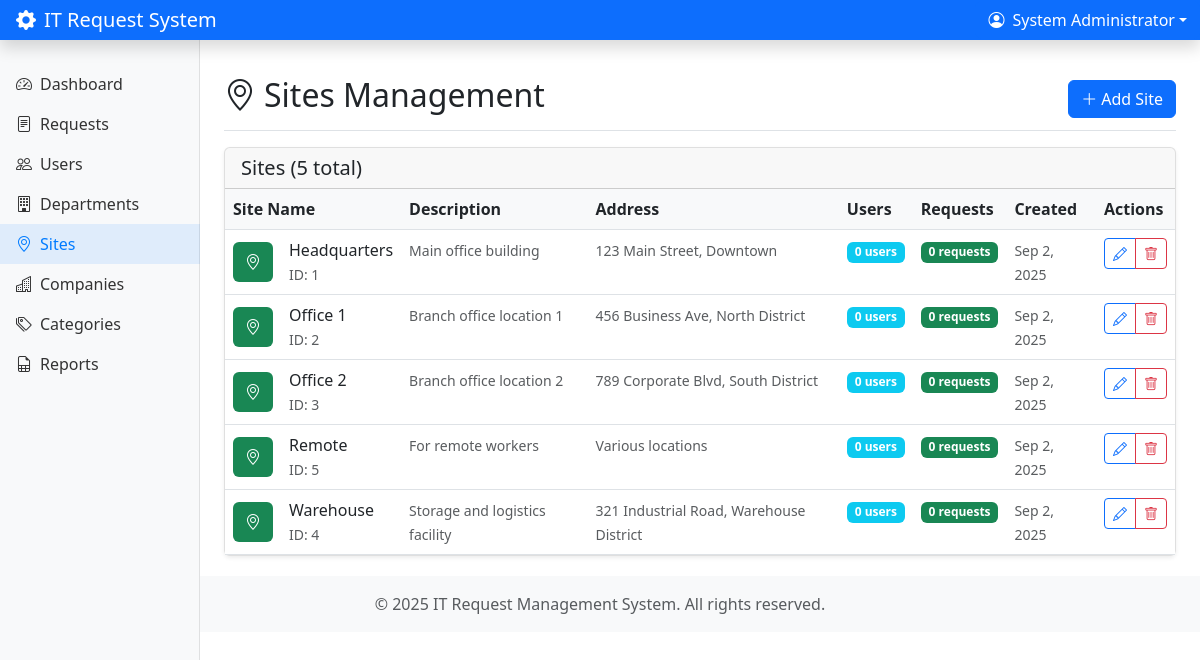
/sites/index.php (signed in), run on the app's committed database.
### tables this page shows
CREATE TABLE `sites` (
  `id` int(11) NOT NULL AUTO_INCREMENT,
  `name` varchar(255) NOT NULL,
  `description` text,
  `address` text,
  `created_at` timestamp NOT NULL DEFAULT current_timestamp(),
  `updated_at` timestamp NOT NULL DEFAULT current_timestamp() ON UPDATE current_timestamp(),
  PRIMARY KEY (`id`),
  UNIQUE KEY `name` (`name`)
);

### config/db.php (called while the page is built, shortened)
<?php
function executeQuery($pdo, $query, $params = []) {
    try {
        $stmt = $pdo->prepare($query);
        $stmt->execute($params);
        return $stmt;
    } catch(PDOException $e) {
        error_log("Database error: " . $e->getMessage());
        return false;
    }
}
function fetchAll($pdo, $query, $params = []) {
    $stmt = executeQuery($pdo, $query, $params);
    return $stmt ? $stmt->fetchAll() : [];
}
?>

### sites/index.php (the view, shortened to what this page needs)
<?php
require_once '../config/db.php';
$sites = fetchAll($pdo, "
    SELECT s.*,
           COUNT(DISTINCT u.id) as user_count,
           COUNT(DISTINCT r.id) as request_count
    FROM sites s
    LEFT JOIN users u ON s.id = u.site_id
    LEFT JOIN requests r ON s.id = r.site_id
    GROUP BY s.id
    ORDER BY s.name
");
include '../includes/header.php';
?>
<div class="d-flex justify-content-between flex-wrap flex-md-nowrap align-items-center pt-3 pb-2 mb-3 border-bottom">
    <h1 class="h2">
        <i class="bi bi-geo-alt me-2"></i>Sites Management
    </h1>
    <div class="btn-toolbar mb-2 mb-md-0">
        <button type="button" class="btn btn-primary" data-bs-toggle="modal" data-bs-target="#siteModal" onclick="openCreateModal()">
            <i class="bi bi-plus-lg me-1"></i>Add Site
        </button>
    </div>
</div>
<div class="card">
    <div class="card-header">
        <h5 class="card-title mb-0">
            Sites (<?php echo count($sites); ?> total)
        </h5>
    </div>
    <div class="card-body p-0">
        <?php if (empty($sites)): ?>
            <div class="text-center py-5">
                <i class="bi bi-geo-alt display-1 text-muted"></i>
                <h4 class="mt-3">No sites found</h4>
                <p class="text-muted">Create your first site to get started.</p>
                <button type="button" class="btn btn-primary" data-bs-toggle="modal" data-bs-target="#siteModal" onclick="openCreateModal()">
                    <i class="bi bi-plus-lg me-1"></i>Add Site
                </button>
            </div>
        <?php else: ?>
            <div class="table-responsive">
                <table class="table table-hover mb-0">
                    <thead>
                        <tr>
                            <th>Site Name</th>
                            <th>Description</th>
                            <th>Address</th>
                            <th>Users</th>
                            <th>Requests</th>
                            <th>Created</th>
                            <th>Actions</th>
                        </tr>
                    </thead>
                    <tbody>
                        <?php foreach ($sites as $site): ?>
                            <tr>
                                <td>
                                    <div class="d-flex align-items-center">
                                        <div class="avatar-sm bg-success text-white rounded d-flex align-items-center justify-content-center me-3">
                                            <i class="bi bi-geo-alt"></i>
                                        </div>
                                        <div>
                                            <div class="fw-medium"><?php echo htmlspecialchars($site['name']); ?></div>
                                            <small class="text-muted">ID: <?php echo $site['id']; ?></small>
                                        </div>
                                    </div>
                                </td>
                                <td>
                                    <?php if ($site['description']): ?>
                                        <small class="text-muted"><?php echo htmlspecialchars(substr($site['description'], 0, 100)); ?>
                                        <?php if (strlen($site['description']) > 100) echo '...'; ?></small>
                                    <?php else: ?>
                                        <small class="text-muted fst-italic">No description</small>
                                    <?php endif; ?>
                                </td>
                                <td>
                                    <?php if ($site['address']): ?>
                                        <small class="text-muted"><?php echo htmlspecialchars(substr($site['address'], 0, 80)); ?>
                                        <?php if (strlen($site['address']) > 80) echo '...'; ?></small>
                                    <?php else: ?>
                                        <small class="text-muted fst-italic">No address</small>
                                    <?php endif; ?>
                                </td>
                                <td>
                                    <span class="badge bg-info"><?php echo $site['user_count']; ?> users</span>
                                </td>
                                <td>
                                    <span class="badge bg-success"><?php echo $site['request_count']; ?> requests</span>
                                </td>
                                <td>
                                    <small class="text-muted">
                                        <?php echo date('M j, Y', strtotime($site['created_at'])); ?>
                                    </small>
                                </td>
                                <td>
                                    <div class="btn-group btn-group-sm">
                                        <button type="button" class="btn btn-outline-primary"
                                                onclick="openEditModal(<?php echo htmlspecialchars(json_encode($site)); ?>)"
                                                title="Edit">
                                            <i class="bi bi-pencil"></i>
                                        </button>
                                        <?php if ($site['user_count'] == 0 && $site['request_count'] == 0): ?>
                                            <button type="button" class="btn btn-outline-danger"
                                                    onclick="deleteSite(<?php echo $site['id']; ?>, '<?php echo htmlspecialchars($site['name']); ?>')"
                                                    title="Delete">
                                                <i class="bi bi-trash"></i>
                                            </button>
                                        <?php endif; ?>
                                    </div>
                                </td>
                            </tr>
                        <?php endforeach; ?>
                    </tbody>
                </table>
            </div>
        <?php endif; ?>
    </div>
</div>
<?php include '../includes/footer.php'; ?>

### includes/header.php (style rules this page uses)
.card { box-shadow: 0 0.125rem 0.25rem rgba(0, 0, 0, 0.075); border: 1px solid rgba(0, 0, 0, 0.125); }
.table th { border-top: none; font-weight: 600; background-color: #f8f9fa; }

### sites/index.php (style rules this page uses)
.avatar-sm { width: 40px; height: 40px; font-size: 1rem; }

### data on the page
sites: name "Headquarters", id "1", description "Main office building", address "123 Main Street, Downtown", user_count "0", request_count "0", created_at "Sep 2, 2025"
sites: name "Office 1", id "2", description "Branch office location 1", address "456 Business Ave, North District", user_count "0", request_count "0", created_at "Sep 2, 2025"
sites: name "Office 2", id "3", description "Branch office location 2", address "789 Corporate Blvd, South District", user_count "0", request_count "0", created_at "Sep 2, 2025"
sites: name "Remote", id "5", description "For remote workers", address "Various locations", user_count "0", request_count "0", created_at "Sep 2, 2025"
sites: name "Warehouse", id "4", description "Storage and logistics facility", address "321 Industrial Road, Warehouse District", user_count "0", request_count "0", created_at "Sep 2, 2025"

### other printed values
$current_user['name'] "System Administrator"
count($sites) "5"
